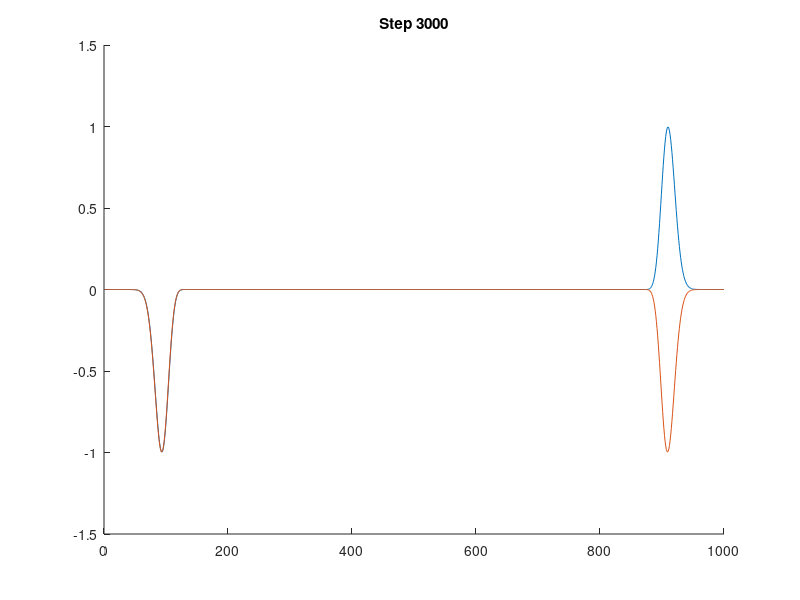

Reproduce this figure in MATLAB.
%% Define Grid

% NOTE: Grid resolution should must be sufficient to resolve the shortest
% wavelength. For example, for most metallic surfaces 60-100 cells in one
% wavelength should be enough.

% NOTE: If our simulation has critical dimensions, snapping grid to these
% dimensions should be considered.

Sx = 1; % Physical size along x
Sy = 1; % Physical size along y
Sz = 1; % Physical size along z

Nx = 1000; % Number of cells along x
Ny = 1000; % Number of cells along y
Nz = 1000; % Number of cells along z

dx = Sx/Nx;
dy = Sy/Ny;
dz = Sz/Nz;

%% Define Rectangle Geometry
wx = 0.2;
wy = 0.6;

% Compute position indices
nx = round(wx/dx);
nx1 = 1 + floor((Nx - nx)/2);
nx2 = nx1 + nx - 1;

ny = round(wy/dy);
ny1 = 1 + floor((Ny - ny)/2);
ny2 = ny1 + ny - 1;

% Create A
A = zeros(Nx,Ny);
A(nx1:nx2,ny1:ny2) = 1;

%% Define Physical Parameters

% Speed of light
c0 = 2.99792458e8;

% Permittivity and permeability of free space
u0 = 4.0 * pi * 1.0e-7;
e0 = 1.0 / (c0 * c0 * u0);
er = 1.0;
ur = 1.0;

% Time step (according to Courant Condition)
dt = min(min(dx, dy), dz) / 2.0 / c0; % Single time step in seconds
steps = 3000; % Total simulation steps
t = (0:dt:(steps - 1) * dt); % Each time step

% Initialize materials to free space
ER = ones(1, Nz) .* er;
UR = ones(1, Nz) .* ur;

% Compute update coefficients (only for z direction)
mEy = (c0 * dt) ./ ER / dz;
mHx = (c0 * dt) ./ UR / dz;

% Initialize H and E fields to zeros
Hx = zeros(1, Nz);
Ey = zeros(1, Nz);

% Initialize variables for perfect boundary conditions
h1 = 0; h2 = 0;
e1 = 0; e2 = 0;

%% Describe source
fmax = 1e10; % Max frequency we're interested in
tau = 0.5 / fmax; % tau, aka FWHM (Full Width at Half Maximum)
t0 = 6 * tau; % Pulse offset
g = exp(-((t - t0) ./ tau ) .^ 2); % Create gaussian pulse

%% Main FDTD Loop
jump = 10;
prompt = false;
figure;

for T = 1 : steps
    h2 = h1; h1 = Hx(1); % Record boundary H that we'll use 2 steps later
    % Update H from E
    for nz = 1 : Nz - 1
        Hx(nz) = Hx(nz) + mHx(nz) * (Ey(nz+1) - Ey(nz));
    end
    Hx(Nz) = Hx(Nz) + mHx(nz) * (0 - Ey(Nz)); % Perfect boundary condition


    % Update E from H
    e2 = e1; e1 = Ey(Nz); % Record boundary E that we'll use 2 steps later
    Ey(1) = Ey(1) + mEy(1) * (Hx(1) - 0); % Perfect boundary condition
    for nz = 2 : Nz
        Ey(nz) = Ey(nz) + mEy(nz) * (Hx(nz) - Hx(nz-1));
    end

    % Inject source
    nzsrc = Nz / 2; % Source is in the middle
    Ey(nzsrc) = Ey(nzsrc) + g(T); % Soft Source
    % Ey(nzsrc) = g(T); % Hard Source

    % Visualize E and H (not necessarily every step)
    if mod(T, jump) == 0
        clf;
        hold on;
        plot(Ey);
        plot(Hx);
        ylim([-1.5, 1.5]);
        xlim([0, Nz]);
        title(['Step ', num2str(T)])
        pause(0.05);
    end

    if T == 500 && prompt == true
        % Prompt the user to continue or stop
        answer = questdlg('Do you want to continue?', 'Continue Simulation', 'Continue', 'Stop', 'Continue');

        if strcmp(answer, 'Stop')
            disp('Simulation stopped by the user.');
            break; % Exit the loop
        end
    end
end
